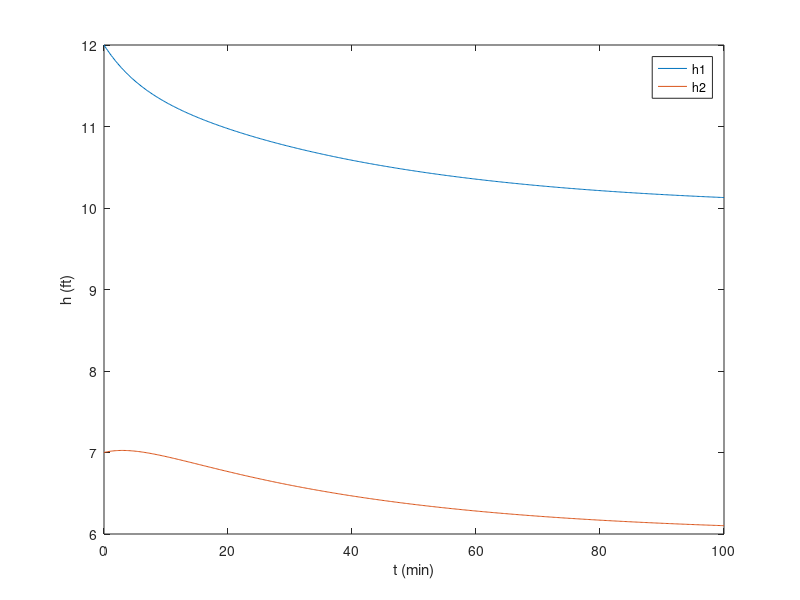

Source code (MATLAB):
% Runge-Kutta's method for multivariable problems
clear
clc

Beta1 = 2.5;
Beta2 = 5/sqrt(6);
A1 = 5;
A2 = 10;
F = 5;
h = [12
     7];
tf = 100;
nt = 501;
deltat = tf/(nt-1);

for k = 1:nt-1
    m1 = [F/A1 - Beta1/A1*sqrt(h(1,k)-h(2,k))
          Beta1/A2*sqrt(h(1,k)-h(2,k)) - Beta2/A2*sqrt(h(2,k))];
    hm2 = [h(1,k) + deltat/2*m1(1)
           h(2,k) + deltat/2*m1(2)];
    m2 = [F/A1 - Beta1/A1*sqrt(hm2(1)-hm2(2))
          Beta1/A2*sqrt(hm2(1)-hm2(2)) - Beta2/A2*sqrt(hm2(2))];
    h(:,k+1) = h(:,k) + m2*deltat;
end

t = linspace(0,tf,nt);
figure
plot(t,h)
xlabel('t (min)')
ylabel('h (ft)')
legend('h1','h2')
